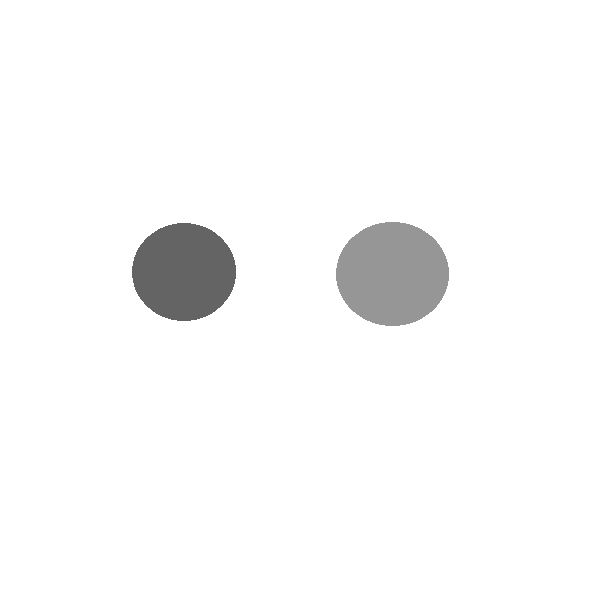
%> input picture US_codes/example_phantom/phantom_image.png, 600 x 600 px
$ octave phantom_acoustic_characteristics.m   (GNU Octave 9; MATLAB toolbox functions it lacks are replaced by stand-ins)
%> lines starting %> are read from the running program, lines starting %| are printed output that depends on the picture; in (x1, y1, x2, y2) boxes, pixels count from 0 and x2, y2 are one past the last pixel; in counts of white or black regions, pixels touching at a corner belong together; the program's own positions count from 1
%% Overview
% This script is used to generate the acoustically hetergeneous speed and
% density maps for a given in-silico phantom image.
%
% USER INPUT: phantom image as png file, line 10
% OUTPUT: density and sound speed maps, to be used in simulation code next

clc; clear all; close all;
%% Loading the phantom
phantom = rgb2gray(imread('example_phantom\phantom_image.png')); % include phantom image here
%> phantom: size 600x600 uint8; min 100, max 255, mean 248.9
[rows, cols] = size(phantom);
%> rows = 600; cols = 600

figure; imshow(phantom,[]);

%% initializing sound speed and density maps
sound_speed_mat = zeros([rows cols]); % m/s
density_mat = zeros([rows cols]); % kg/m^3

%% texture dictionary
texture_dict = rgb2gray(imread('contrast_dictionary.png'));
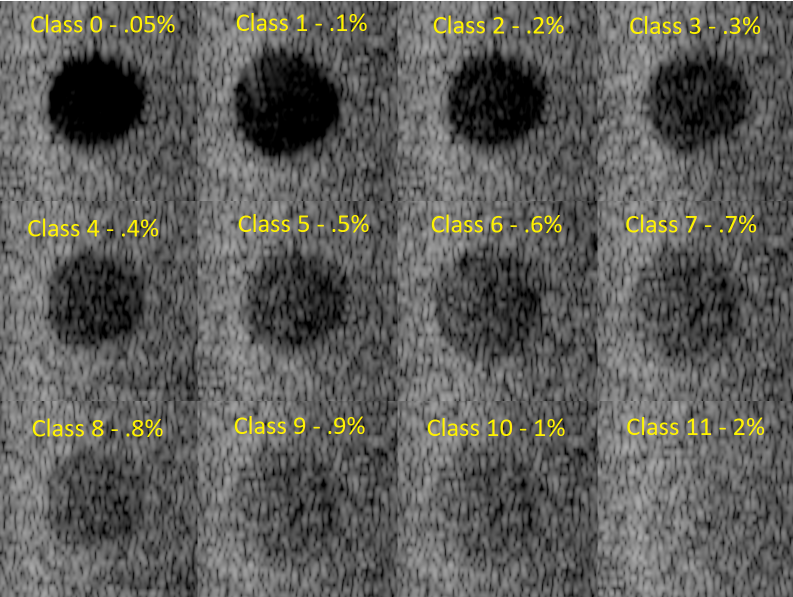
%> input picture US_codes/contrast_dictionary.png, 1586 x 1194 px (shown at 1/2 size)
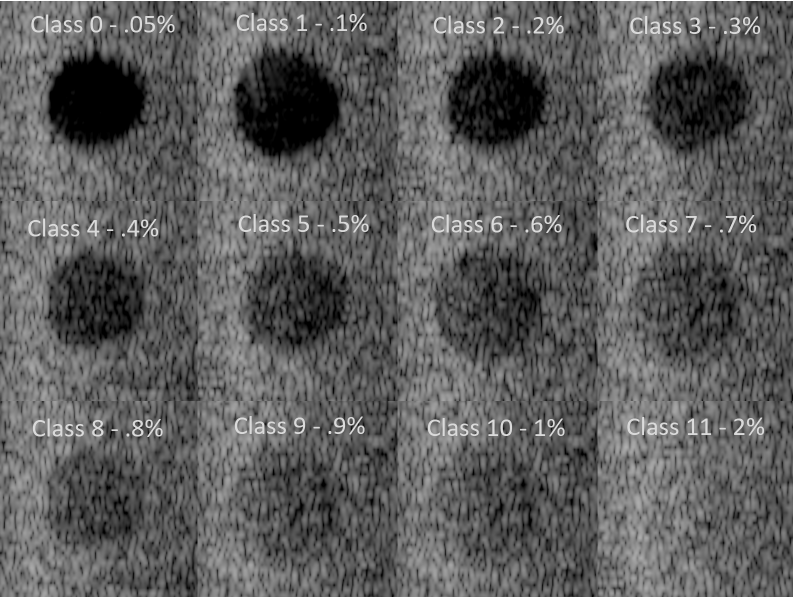
%> texture_dict: size 1194x1586 uint8 (shown at 1/2 size); min 0, max 255, mean 92.8
figure; imshow(texture_dict,[]);

%% brightness levels
% class 0 ... class 11 represent the texture brightnesses in ascending
% order, class 0 is darkest tissue texture, class 11 is brightest texture

% n_levels is the number of levels between the left and right boundaries of
% each contrast class, it can be varied, does not significantly change
% texture of each class, keep constant for each class
n_levels = 20;

class_0 = linspace(.99975, 1.00025, n_levels); % 0.05% variation, darkest texture
class_1 = linspace(.9995, 1.0005, n_levels); % 0.1% variation
class_2 = linspace(.999, 1.001, n_levels); % 0.2% variation
class_3 = linspace(.9985, 1.0015, n_levels); % 0.3% variation
class_4 = linspace(.998, 1.002, n_levels); % 0.4% variation
class_5 = linspace(.9975, 1.0025, n_levels); % 0.5% variation
class_6 = linspace(.997, 1.003, n_levels); % 0.6% variation
class_7 = linspace(.9965, 1.0035, n_levels); % 0.7% variation
class_8 = linspace(.996, 1.004, n_levels); % 0.8% variation
class_9 = linspace(.9955, 1.0045, n_levels); % 0.9% variation
class_10 = linspace(.995, 1.005, n_levels); % 1% variation
class_11 = linspace(.99, 1.01, n_levels); % 2% variation, brightest texture


%% assigning sound speed and density values
%
% define the sound speed and density of each tissue class
%
% assign a contrast level to each tissue class in the phantom (ex: pxl
% intensity 100 = class_1 contrast)
% randsample(class_1,1) <--- assign contrast classes in randsample function
%
% contrast levels can be either referenced from the contrast dictionary in the instruction
% manual, and also will be loaded at the beginning of this script
%
% below code randomly assigns values from the assigned texture vectors
% multiplied by tissue density to each pixel in a given tissue class.
% doing so creates density heterogeneity for the tissue class.
%
% default values below are for the example case
%
% user is free to redefine sound speed, density, contrast classes, and
% should add additional switch-cases for tissue classes if necessary
%

for i = 1:rows
    for j = 1:cols
        switch phantom(i,j)

            % add additional cases for additional tissue classes as
            % necessary

            % adjust density and sound speed values as necessary

            case 100 % left target
                sound_speed_mat(i,j) = 1540;
                density = 1045;
                density_mat(i,j) = randsample(class_4,1) * density; % 0.4% density variation

            case 150 % right target
                sound_speed_mat(i,j) = 1537;
                density = 1020;
                density_mat(i,j) = randsample(class_10,1) * density; % 1% density variation

            case 255 % background
                sound_speed_mat(i,j) = 1540;
                density = 1058;
                density_mat(i,j) = randsample(class_11,1) * density; % 2% density variation
        end
    end
end
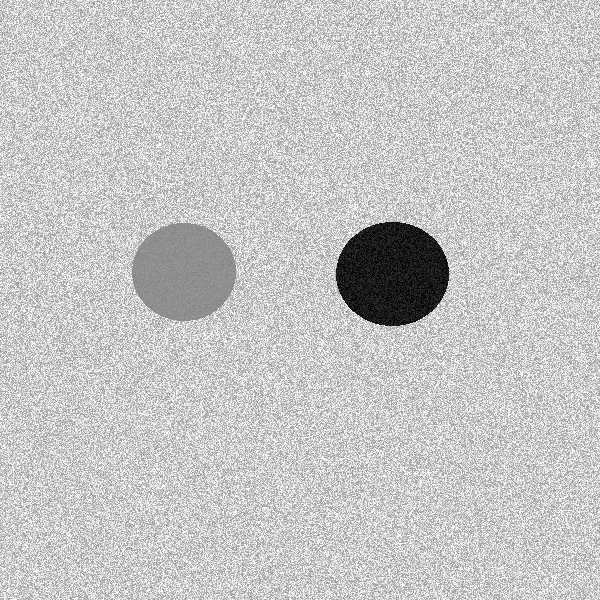
%> density_mat: size 600x600 double; min 1014.9, max 1068.6, mean 1056.7; drawn with min black and max white
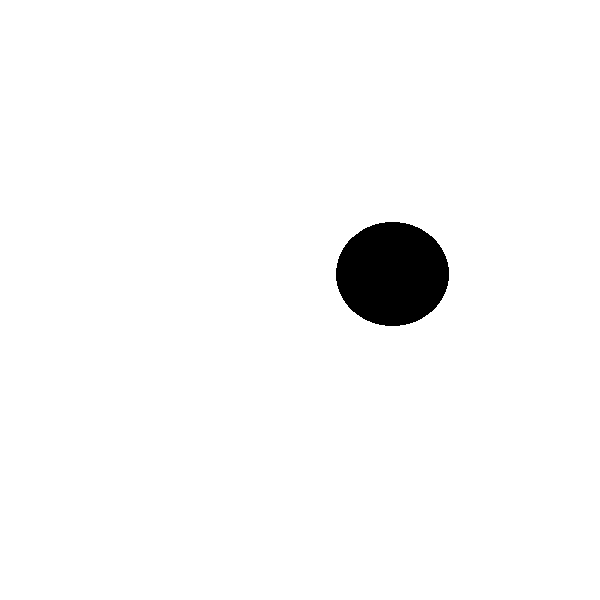
%> sound_speed_mat: size 600x600 double; values 1537 (black) and 1540 (white), 97.4% white; 1 black region, box (x1, y1, x2, y2) and area: (336, 222, 449, 326) 9225
%> after the loop, density = 1058
%% displaying density map and sound speed map

figure;imshow(density_mat, []);
figure;imshow(sound_speed_mat, []);

save("example_phantom\density_mat.mat", "density_mat");
save("example_phantom\sound_speed_mat.mat", "sound_speed_mat");
